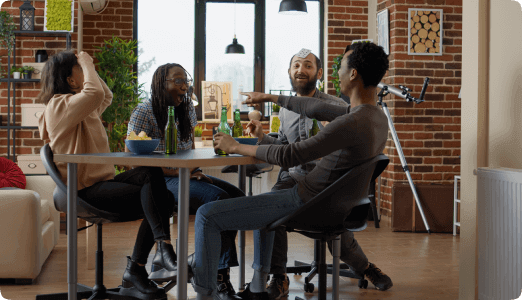
#> input picture flatsome-skill-v2/work/blog-news-assets/blog-img6.png, 522 x 300 px
$ python crop_shots.py ../../flatsome-skill-v2/work/blog-news-assets/blog-img6.png
#> lines starting #> are read from the running program, lines starting #| are printed output that depends on the picture
#!/usr/bin/env python3
"""
crop_shots.py — Chuẩn hoá ảnh chụp màn hình thật dùng cho layout `shot`

Ảnh chụp màn hình tải về (landing page, GitHub README, app...) thường
lệch tỉ lệ nhau và có nhiều khoảng trống thừa quanh mép — cắt về cùng
16:9 rồi zoom nhẹ vào giữa giúp cả loạt ảnh trong 1 video nhìn ĐỒNG BỘ
và tập trung vào phần đáng xem, thay vì để nguyên khung chụp gốc.

DÙNG:
  python3 crop_shots.py assets/orca-shots/*.jpg
  python3 crop_shots.py --ratio 4:3 --zoom 0.88 assets/shots/*.png

Mặc định: tỉ lệ 16:9, zoom 0.92 (cắt thêm ~8% mỗi cạnh). Ghi đè trực
tiếp lên file gốc — chạy trên bản copy nếu muốn giữ ảnh gốc.
"""

import argparse
import sys

try:
    from PIL import Image
except ImportError:
    sys.exit('❌ Chưa cài Pillow. Chạy: pip3 install --user --break-system-packages Pillow')


def crop_to_ratio_and_zoom(im, ratio, zoom):
    w, h = im.size
    cur = w / h
    if cur > ratio:
        new_w = int(h * ratio)
        x0 = (w - new_w) // 2
        im = im.crop((x0, 0, x0 + new_w, h))
    else:
        new_h = int(w / ratio)
        y0 = (h - new_h) // 2
        im = im.crop((0, y0, w, y0 + new_h))
    w2, h2 = im.size
    zw, zh = int(w2 * zoom), int(h2 * zoom)
    x0, y0 = (w2 - zw) // 2, (h2 - zh) // 2
    return im.crop((x0, y0, x0 + zw, y0 + zh))


def main():
    ap = argparse.ArgumentParser()
    ap.add_argument('files', nargs='+', help='ảnh cần chuẩn hoá (ghi đè tại chỗ)')
    ap.add_argument('--ratio', default='16:9', help='vd 16:9, 4:3, 16:10 (mặc định 16:9)')
    ap.add_argument('--zoom', type=float, default=0.92, help='1.0 = không zoom, 0.9 = cắt thêm 10%')
    a = ap.parse_args()

    rw, rh = (float(x) for x in a.ratio.split(':'))
    ratio = rw / rh

    for f in a.files:
        im = Image.open(f).convert('RGB')
        before = im.size
#> before = (522, 300)
        out = crop_to_ratio_and_zoom(im, ratio, a.zoom)
#> in crop_to_ratio_and_zoom, `im = im.crop((0, y0, w, y0 + new_h))`:
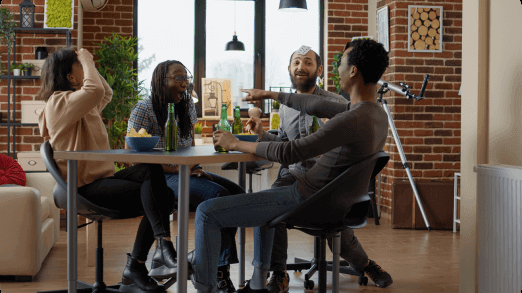
#> im: PIL image 522x293 RGB; mean R, G, B 100.2, 88.2, 77.9
#> in crop_to_ratio_and_zoom, `return im.crop((x0, y0, x0 + zw, y0 + zh))`:
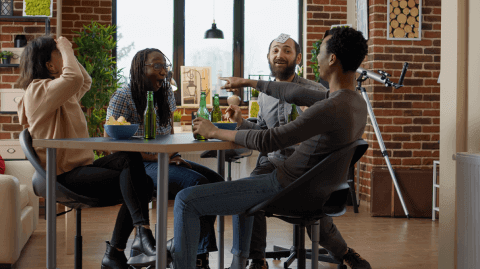
#> returned value: PIL image 480x269 RGB; mean R, G, B 96.8, 85.2, 75
        out.save(f, quality=92)
        print(f'{f}: {before} → {out.size}')
#| ../../flatsome-skill-v2/work/blog-news-assets/blog-img6.png: (522, 300) → (480, 269)


if __name__ == '__main__':
    main()
